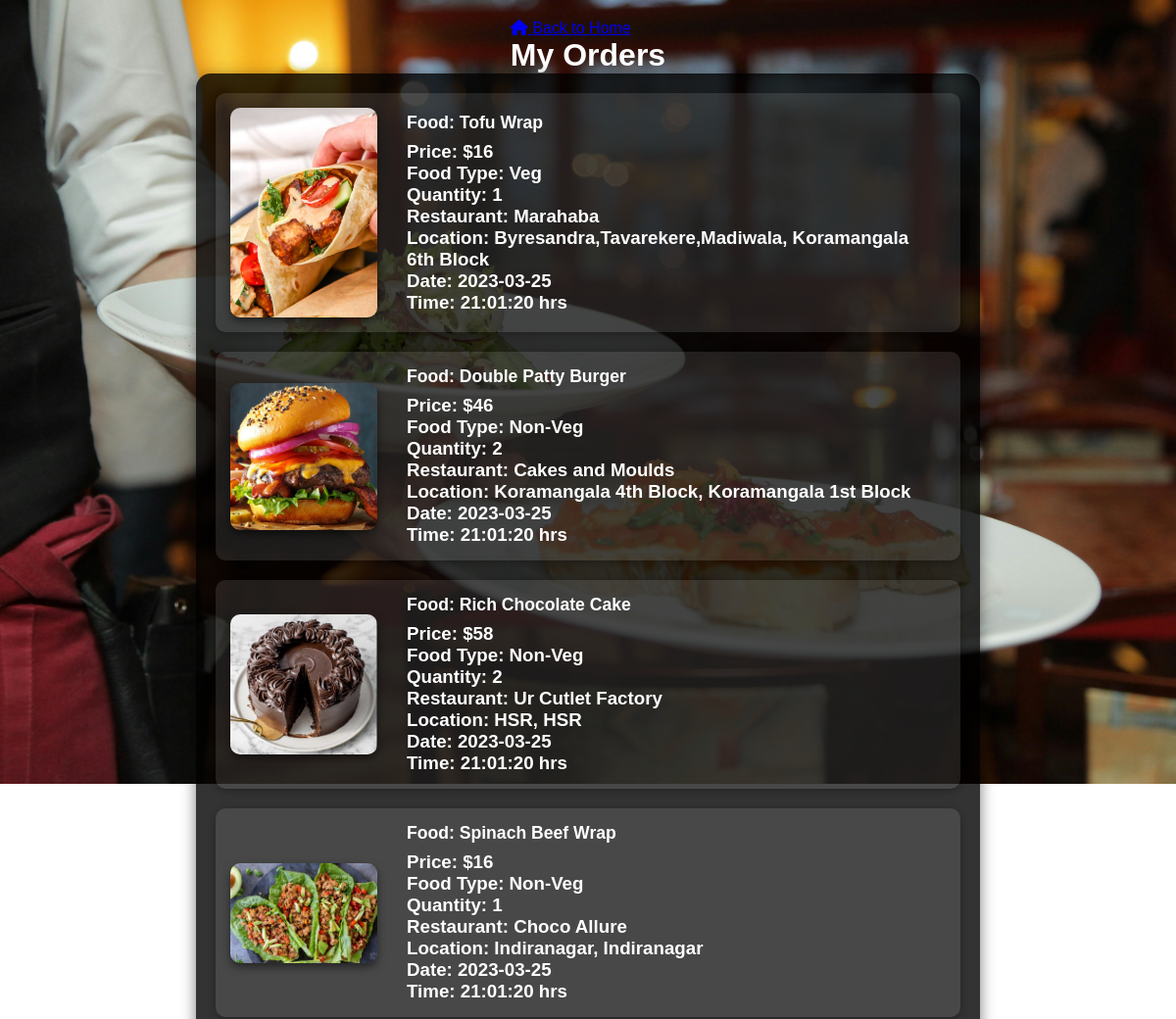
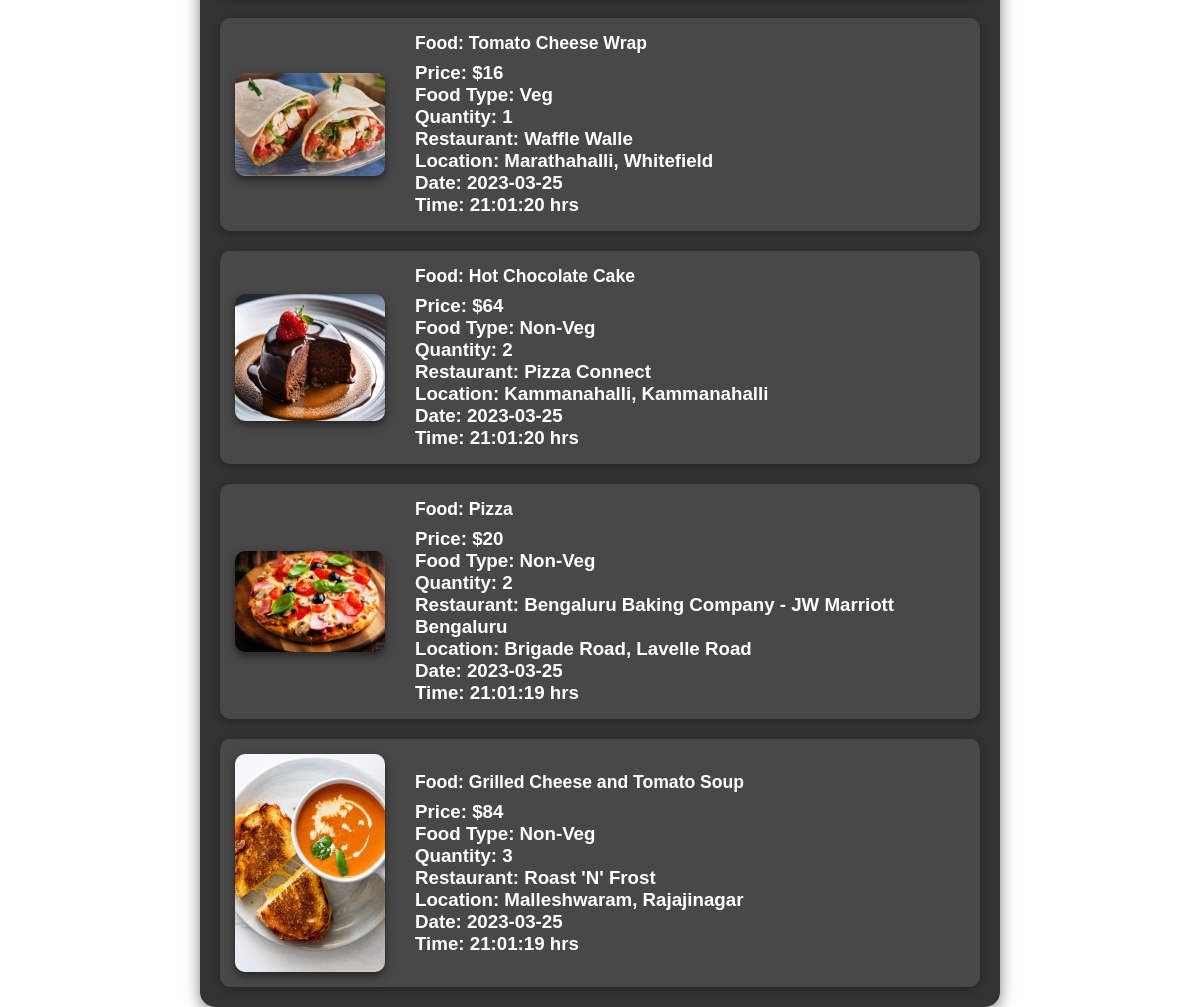
The app's page /user_orders.php (signed in) with its own data (2 pictures, top to bottom).
### tables this page shows
CREATE TABLE orders (
    id INTEGER AUTO_INCREMENT PRIMARY KEY, 
    food_id INTEGER NOT NULL,           
    quantity INTEGER NOT NULL,            
    user_id INTEGER NOT NULL,             
    time DATETIME NOT NULL,               
    restaurant_id INTEGER NOT NULL,      
    FOREIGN KEY (food_id) REFERENCES food(id),
    FOREIGN KEY (user_id) REFERENCES Users(user_id),
    FOREIGN KEY (restaurant_id) REFERENCES restaurants(id)
);

CREATE TABLE `food` (
  `id` INT(5) NOT NULL AUTO_INCREMENT,
  `name` VARCHAR(50) NOT NULL,
  `price` DECIMAL(6, 2) NOT NULL DEFAULT 0.00,
  `res_id` INT(5) NOT NULL DEFAULT 1,
  `pref` TINYINT(1) NOT NULL DEFAULT 0,
  `image` VARCHAR(100) DEFAULT NULL,
  `description` TEXT DEFAULT NULL,
  `cuisine` VARCHAR(50) NOT NULL,
  PRIMARY KEY (`id`)
);

CREATE TABLE Restaurants (
    id INTEGER PRIMARY KEY AUTO_INCREMENT NOT NULL,
    restaurant_name TEXT NOT NULL,
    restaurant_type TEXT NOT NULL,
    rate REAL NOT NULL,
    location TEXT NOT NULL,
    email_id TEXT NOT NULL,
    password TEXT NOT NULL
);

### user_orders.php (the view, shortened to what this page needs)
<?php
include("config.php");
$sql = "SELECT orders.*, food.name AS food_name, food.price AS food_price, food.image AS food_image, food.pref AS food_pref,
               restaurants.restaurant_name AS restaurant_name, restaurants.location AS restaurant_location
        FROM orders
        JOIN food ON orders.food_id = food.id
        JOIN restaurants ON food.res_id = restaurants.id
        WHERE orders.user_id = ?
        ORDER BY orders.time DESC";
$query = $conn->prepare($sql);
$query->bind_param("i", $_SESSION['id']);
$query->execute();
$result = $query->get_result();
?>
<!DOCTYPE html>
<html lang="en">
<head>
    <link rel="stylesheet" href="https://cdnjs.cloudflare.com/ajax/libs/font-awesome/6.0.0-beta3/css/all.min.css">
    <link rel="stylesheet" href="css/restaurantorders.css">
</head>
<body>
<header>
<a class="back-to-home" href="user_home.php">
        <i class="fas fa-home"></i> Back to Home
    </a>
        <h1 class="order-title">My Orders</h1>
    </header>
<div class="menu">
    <?php
    if ($result->num_rows > 0) {
        while ($row = $result->fetch_assoc()) {
            $pref = $row['food_pref'] ? "Non-Veg" : "Veg";
            $datetime = explode(" ", $row['time']);
            $order_date = $datetime[0];
            $order_time = $datetime[1];
            $price=$row['food_price']*$row['quantity'];
            echo "<div class='order-item'>";
            echo "<img src='" . htmlspecialchars($row['food_image']) . "' alt='" . htmlspecialchars($row['food_name']) . "'>";
            echo "<div class='order-details'>";
            echo "<h2>Food: " . htmlspecialchars($row['food_name']) . "</h2>";
            echo "<h3>Price: $" . $price . "</h3>";
            echo "<h3>Food Type: " . htmlspecialchars($pref) . "</h3>";
            echo "<h3>Quantity: " . htmlspecialchars($row['quantity']) . "</h3>";
            echo "<h3>Restaurant: " . htmlspecialchars($row['restaurant_name']) . "</h3>";
            echo "<h3>Location: " . htmlspecialchars($row['restaurant_location']) . "</h3>";
            echo "<h3>Date: " . htmlspecialchars($order_date) . "</h3>";
            echo "<h3>Time: " . htmlspecialchars($order_time) . " hrs</h3>";
            echo "</div>";
            echo "</div>";
        }
    } else {
        echo "<h2 class='no-orders'>No orders yet!</h2>";
    }
    ?>
</div>
</body>
</html>

### css/restaurantorders.css (style rules this page uses)
* { margin: 0; padding: 0; box-sizing: border-box; }
body { font-family: 'Arial', sans-serif; background: url('../images/pexels-pixabay-262978.jpg') center center / cover no-repeat; color: #fff; height: 100vh; display: flex; flex-direction: column; align-items: center; padding: 20px; }
.menu { display: flex; flex-direction: column; gap: 20px; max-width: 800px; width: 100%; background: rgba(0, 0, 0, 0.8); padding: 20px; border-radius: 15px; box-shadow: 0px 4px 15px rgba(0, 0, 0, 0.5); }
.order-item { display: flex; flex-wrap: wrap; align-items: center; justify-content: space-between; background: rgba(255, 255, 255, 0.1); padding: 15px; border-radius: 10px; gap: 15px; box-shadow: 0px 2px 8px rgba(0, 0, 0, 0.3); transition: transform 0.3s ease; }
.order-item img { max-width: 150px; border-radius: 10px; object-fit: cover; box-shadow: 0px 4px 8px rgba(0, 0, 0, 0.5); }
.order-details { flex: 1; padding: 0 15px; color: #fff; }
.order-details h2 { margin-bottom: 8px; font-size: 1.1rem; }

### records on screen
orders: food.name (picture), food.name "Tofu Wrap", price "16", food.pref "Veg", quantity "1", restaurants.restaurant_name "Marahaba", restaurants.location "Byresandra,Tavarekere,Madiwala, Koramangala 6th Block", time "2023-03-25", time "21:01:20"
orders: food.image (picture), food.name "Double Patty Burger", price "46", food.pref "Non-Veg", quantity "2", restaurants.restaurant_name "Cakes and Moulds", restaurants.location "Koramangala 4th Block, Koramangala 1st Block", time "2023-03-25", time "21:01:20"
orders: food.image (picture), food.name "Rich Chocolate Cake", price "58", food.pref "Non-Veg", quantity "2", restaurants.restaurant_name "Ur Cutlet Factory", restaurants.location "HSR, HSR", time "2023-03-25", time "21:01:20"
orders: food.image (picture), food.name "Spinach Beef Wrap", price "16", food.pref "Non-Veg", quantity "1", restaurants.restaurant_name "Choco Allure", restaurants.location "Indiranagar, Indiranagar", time "2023-03-25", time "21:01:20"
orders: food.name (picture), food.name "Tomato Cheese Wrap", price "16", food.pref "Veg", quantity "1", restaurants.restaurant_name "Waffle Walle", restaurants.location "Marathahalli, Whitefield", time "2023-03-25", time "21:01:20"
orders: food.name (picture), food.name "Hot Chocolate Cake", price "64", food.pref "Non-Veg", quantity "2", restaurants.restaurant_name "Pizza Connect", restaurants.location "Kammanahalli, Kammanahalli", time "2023-03-25", time "21:01:20"
orders: food.name (picture), food.name "Pizza", price "20", food.pref "Non-Veg", quantity "2", restaurants.restaurant_name "Bengaluru Baking Company - JW Marriott Bengaluru", restaurants.location "Brigade Road, Lavelle Road", time "2023-03-25", time "21:01:19"
orders: food.name (picture), food.name "Grilled Cheese and Tomato Soup", price "84", food.pref "Non-Veg", quantity "3", restaurants.restaurant_name "Roast 'N' Frost", restaurants.location "Malleshwaram, Rajajinagar", time "2023-03-25", time "21:01:19"
